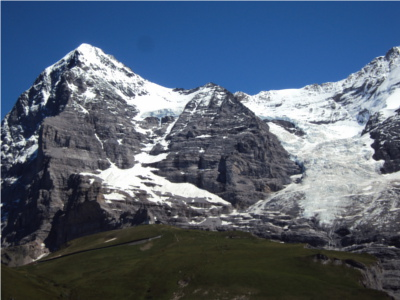
#> input picture data/hill1.JPG, 400 x 300 px, found by its file name
$ python image_stiching.py
#> lines starting #> are read from the running program, lines starting #| are printed output that depends on the picture
### module.py
import numpy as np
import cv2
def showImg(img):
	sigma = 75
	cv2.namedWindow('My Image', cv2.WINDOW_NORMAL)
	#blur = cv2.bilateralFilter(img,9,sigma,sigma)

	cv2.imshow('My Image', img)
	cv2.waitKey(0)
	cv2.destroyAllWindows()

def Find_Matches(des1,des2,ratio = 0.1,k=2):
	res = []
	for v1 in des1:
		list_distance = []
		for v2 in des2:
			dis = np.sqrt((np.square(v1-v2)).sum())
			list_distance.append(dis)
		list_distance = np.array(list_distance)
		Sort_index = np.argsort(list_distance)
		match = []
		for K in range(k):
			Index = Sort_index[K]
			match.append([list_distance[Index],Index])	#distance,index
		res.append(match)
	#Pick good
	good = []
	for (i,(m,n)) in enumerate(res):
		if m[0] < ratio * n[0]:		  #distance
			good.append([i,m[1]])	#queryIdx,trainIdx
	return good

def FeatureMatchingImg(img1,img2,matches,kp1,kp2):
	connect_img = np.hstack((img1,img2))
	for (queryIdx,trainIdx) in matches:
		p1 = np.array(kp1[queryIdx].pt)
		p2 = np.array(kp2[trainIdx].pt)
		p2[0] += img1.shape[1]

		Img1RowIdx = p1[1]
		Img1ColIdx = p1[0]
		Img1Index = np.array([Img1RowIdx,Img1ColIdx])
		Img2RowIdx = p2[1]
		Img2ColIdx = p2[0]
		Img2Index = np.array([Img2RowIdx,Img2ColIdx])
		direction = np.array([Img2RowIdx-Img1RowIdx,Img2ColIdx-Img1ColIdx])
		direction = direction/np.linalg.norm(direction)
		k = 0
		color = np.random.rand(3)*255
		while True:
			curren_piexl = Img1Index + (k*direction).astype(int)
			k+=1
			if curren_piexl[1]> Img2Index[1]:
				break
			connect_img[int(curren_piexl[0]),int(curren_piexl[1]),:] = color
	return connect_img

def getHi(p1,p2):
	A = []
	for i in range(0, len(p1)):
		x, y = p1[i][0], p1[i][1]
		u, v = p2[i][0], p2[i][1]
		A.append([x, y, 1, 0, 0, 0, -u*x, -u*y, -u])
		A.append([0, 0, 0, x, y, 1, -v*x, -v*y, -v])
	A = np.asarray(A)
	U, S, Vh = np.linalg.svd(A)
	L = Vh[-1,:] / Vh[-1,-1]
	Hi = L.reshape(3, 3)
	return Hi

def ComputeInliers(Hi,t,img1_p,img2_p,unchoice_idx):
	res = 0
	for index in unchoice_idx:
		p0 = img1_p[index]
		p1 = img2_p[index]
		p2 = Hi.dot(p0.T)
		Score = np.linalg.norm(p2.T - p1)
		if(Score<=t):
			res+=1
	return res

def GetPointFromImg(kp1,kp2,matches):
	dst__pts = []
	src__pts = []
	for matche in matches:
		p1 = np.float32( kp1[matche[0]].pt + (1,) )
		p2 = np.float32( kp2[matche[1]].pt + (1,) )
		dst__pts.append(p1)
		src__pts.append(p2)
	points_in_img1 = np.array(dst__pts)
	points_in_img2 = np.array(src__pts)
	return points_in_img1,points_in_img2

def homomat(src__pts,dst__pts):
	sigma = 2
	t = np.sqrt(5.99*sigma*sigma)
	s = 8	# Minimum number needed to fit the model
	p = 0.95 #prob=0.95
	e = 0.05 #outlier ratio: e
	N = np.log(1-p)/np.log(1-(1-e)**s)
	k = int(N) # number of iterations
	H = np.eye(3)
	MaxInliers = -1
	Index = np.arange(len(src__pts))	#[0,1,2,...]
	for i in range(k):
		np.random.shuffle(Index)
		choice_idx = Index[0:s]
		unchoice_idx = Index[s:]
		p1 = np.array([ src__pts[index] for index in choice_idx])
		p2 = np.array([ dst__pts[index] for index in choice_idx])
		Hi = getHi(p1,p2)
		nInliers = ComputeInliers(Hi,t,src__pts,dst__pts,unchoice_idx)
		if MaxInliers < nInliers:
			MaxInliers = nInliers
			H = Hi
	#print(MaxInliers)
	return H

def warp(img1_Ori,img2_Ori,H):
	res = np.zeros((img1_Ori.shape[0] , img1_Ori.shape[1] + img2_Ori.shape[1],3))
	res[:] = np.nan
	for row in range(img2_Ori.shape[0]):
		for col in range(img2_Ori.shape[1]):
			#p = np.array([row,col,1])
			p = np.array([col,row,1])
			new_p = (H.dot(p.T)).T
			new_p = new_p/new_p[-1]
			new_p = new_p.astype(int)

			new_p[0] = min(max(0,new_p[0]),res.shape[1]-1)
			new_p[1] = min(max(0,new_p[1]),res.shape[0]-1)
			res[new_p[1],new_p[0],:] = img2_Ori[row,col,:]

	for i in range(img1_Ori.shape[0]):
		for j in range(img1_Ori.shape[1]):
			res[i][j] = img1_Ori[i][j]

	return res

def trim(frame):
	cols = np.isnan(frame).all(axis=0)
	rows = np.isnan(frame).all(axis=1)
	cols = cols[: , 0]
	rows = rows[: , 0]
	x = cols.size - 1
	y = rows.size - 1
	for i in reversed(range(cols.size)):
		if(not cols[i]):
			x = i
			break
	for i in reversed(range(rows.size)):
		if(not rows[i]):
			y = i
			break
	return frame[:y , :x]

def blending(r,c,res):
	x1 = x2 = y1 = y2 = np.nan
	for i in range(c , -1 , -1):
		if( np.isnan(res[r , i , 0])):
			continue
		else:
			x1 = i
			break
	for i in range(c , res.shape[1] , 1):
		if( np.isnan(res[r , i , 0])):
			continue
		else:
			x2 = i
			break

	for i in range(r , -1 , -1):
		if( np.isnan(res[i , c , 0])):
			continue
		else:
			y1 = i
			break
	for i in range(r , res.shape[0] , 1):
		if(np.isnan(res[i , c , 0])):
			continue
		else:
			y2 = i
			break

	if(np.isnan(x1) or np.isnan(x2)):
		if(np.isnan(y1) or np.isnan(y2)):
			return np.nan
		else:
			Ry = ((y2 - r) / (y2-y1)) * res[y1 , c] + ((r - y1) / (y2-y1)) * res[y2 , c]
			return (Ry).astype(int)
	elif(np.isnan(y1) or np.isnan(y2)):
		Rx = ((x2 - c) / (x2-x1)) * res[r , x1] + ((c - x1) / (x2-x1)) * res[r , x2]
		return (Rx).astype(int)
	else:
		Rx = ((x2 - c) / (x2-x1)) * res[r , x1] + ((c - x1) / (x2-x1)) * res[r , x2]
		Ry = ((y2 - r) / (y2-y1)) * res[y1 , c] + ((r - y1) / (y2-y1)) * res[y2 , c]
		return ((Rx + Ry) / 2).astype(int)

def nearest_neighbor_blending(img):
	final_img = np.zeros(img.shape)
	for r in range(img.shape[0]):
		for c in range(img.shape[1]):
			if np.isnan(img[r , c , 0]):
				final_img[r,c,:] = blending(r,c,img)  #just neatest neighbor
				img[r,c,:] = final_img[r,c,:]
			else:
				final_img[r,c,:] = img[r,c,:]
	final_img = final_img.astype(np.uint8)
	return final_img

### image_stiching.py
# -*- coding: utf-8 -*-
import numpy as np
import cv2
from module import showImg,Find_Matches,FeatureMatchingImg,GetPointFromImg,homomat,warp,trim,nearest_neighbor_blending
#讀取圖片
picture_name1 = 'hill1.jpg'
picture_name2 = 'hill2.jpg'

img1_Ori = cv2.imread('./data/'+ picture_name1 , cv2.IMREAD_COLOR)
#> img1_Ori is the input picture: shape (300, 400, 3); mean B, G, R 113.4, 95.7, 82.9
img2_Ori = cv2.imread('./data/'+ picture_name2 , cv2.IMREAD_COLOR)
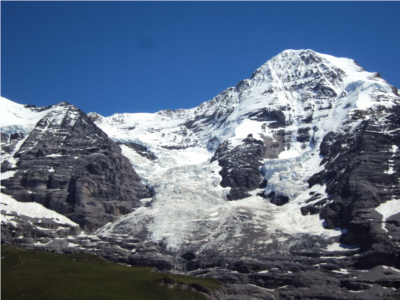
#> input picture data/hill2.JPG, 400 x 300 px, found by its file name
#> img2_Ori is the input picture: shape (300, 400, 3); mean B, G, R 131, 108.6, 93

img1 = cv2.imread('./data/'+ picture_name1 , cv2.IMREAD_GRAYSCALE)
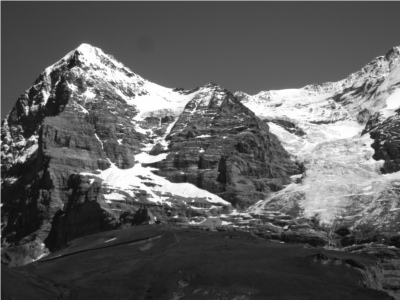
#> img1: shape (300, 400); min 9, max 255, mean 93.9
img2 = cv2.imread('./data/'+ picture_name2 , cv2.IMREAD_GRAYSCALE)
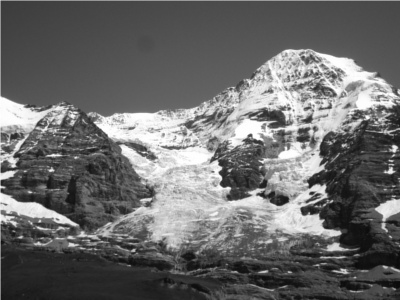
#> img2: shape (300, 400); min 8, max 255, mean 106.5

#使用OpenCV SIFT分別獲得兩張圖片的特徵點和特徵向量
# sift.detectAndCompute() return
# keypoint : class
#	- pt : list [x,y] keypoints coordinates.
#	- size : diameter of the meaningful keypoint neighborhood.
#	- angle : computed orientation of the keypoint (-1 if not applicable).
#	- response : the response by which the most strong keypoints have been selected.
#	- octave : octave (pyramid layer) from which the keypoint has been extracted.
#	- class_id : object class
# descriptor : list
#	- Computed descriptors, eigen vectors
sift = cv2.xfeatures2d.SIFT_create()
kp1, des1 = sift.detectAndCompute(img1,None)
#> kp1 = 1256 keypoints; strongest (x, y, size): (46, 95, 5.4), (34, 138, 4.3), (72, 87, 5.5), (144, 165, 3.5)
kp2, des2 = sift.detectAndCompute(img2,None)
#> kp2 = 1492 keypoints; strongest (x, y, size): (391, 171, 4.1), (394, 148, 4.2), (311, 193, 2.4), (281, 200, 9.1)

#根據兩張圖片的特徵向量，計算L2距離，去獲取兩張圖片最相近的對應特徵點的索引 : [idx1,idx2] -> idx1 : for kp1 , idx2 : for kp2
matches = Find_Matches(des1,des2,ratio = 0.5,k=2)
#> after the loop in Find_Matches, `for v1 in des1:`: res = 1256 items
#> the loop in Find_Matches, `for (i,(m,n)) in enumerate(res):` made 1256 passes
#> (m, n) on passes 1 to 3: ([368.4, 238], [376.7, 654]), ([291.1, 149], [323.8, 160]), ([330.1, 980], [341.5, 1091])
#> after the loop in Find_Matches, `for (i,(m,n)) in enumerate(res):`: good = 494 pairs, first value 495 to 1246, second value 10 to 778
#> matches has the same summary as good in Find_Matches

#左右合併兩張圖片為一張圖片，根據兩張圖片的對應點繪製連線
Feature_img = FeatureMatchingImg(img1_Ori,img2_Ori,matches,kp1,kp2)
#> in FeatureMatchingImg, `connect_img = np.hstack((img1,img2))`:
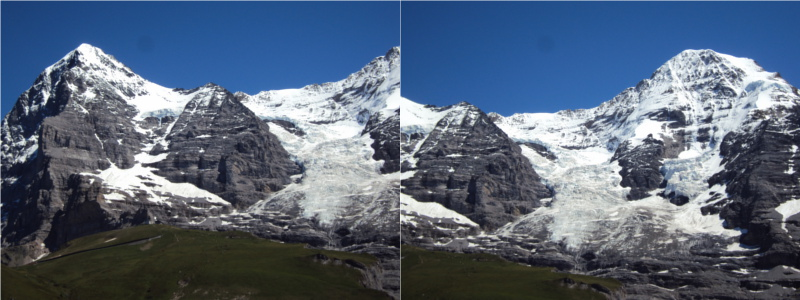
#> connect_img: shape (300, 800, 3); mean B, G, R 122.2, 102.2, 87.9
#> the loop in FeatureMatchingImg, `for (queryIdx,trainIdx) in matches:` made 494 passes
#> (queryIdx, trainIdx, Img1RowIdx, Img1ColIdx, Img2RowIdx, Img2ColIdx, direction) on passes 1 to 3: (495, 10, 112.9, 157, 128.9, 406.5, [0.0639, 0.998]), (504, 13, 175.1, 161.5, 193.5, 407.6, [0.0744, 0.997]), (506, 17, 195.4, 164, 214.7, 408.9, [0.0784, 0.997])
#> after the loop in FeatureMatchingImg, `for (queryIdx,trainIdx) in matches:`:
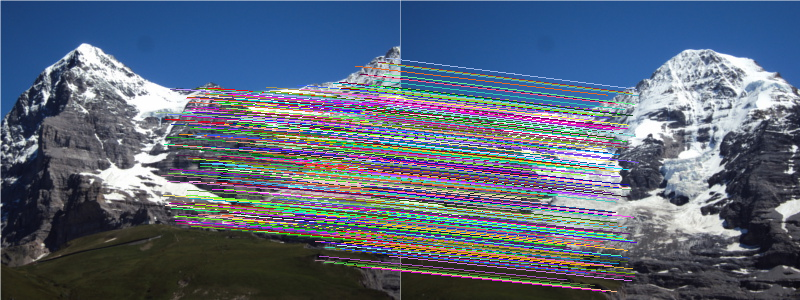
#> connect_img: shape (300, 800, 3); mean B, G, R 120.9, 102.1, 90.1

#取得兩張圖片對應的三維座標點
points_in_img1,points_in_img2 = GetPointFromImg(kp1,kp2,matches)
#> the loop in GetPointFromImg, `for matche in matches:` made 494 passes
#> matche on passes 1 to 3: [495, 10], [504, 13], [506, 17]

#取得Homography矩陣
H = homomat(points_in_img2, points_in_img1)

#根據Homography矩陣將第二張圖片warp到第一張圖片的座標空間，並且合併兩張圖片
res = warp(img1_Ori,img2_Ori,H)
#> after the loop in warp, `for row in range(img2_Ori.shape[0]):`: res: shape (300, 800, 3) float64; 56.63% of the values are NaN or infinite; the others: min 7, max 255, mean 114.1
#> after the loop in warp, `for i in range(img1_Ori.shape[0]):`: res: shape (300, 800, 3) float64; 33.75% of the values are NaN or infinite; the others: min 6, max 255, mean 102.4
res = trim(res)
#> in trim, `return frame[:y , :x]`: returned value: shape (299, 580, 3) float64; 8.55% of the values are NaN or infinite; the others: min 6, max 255, mean 102.6

#在根據Homography矩陣合併圖片後，第二張圖片(右邊)部分會有黑色網狀情形出現，此時使用nearest neighbor做blending去處理此情形
final_img = nearest_neighbor_blending(res)
#> after the loop in nearest_neighbor_blending, `for r in range(img.shape[0]):`: final_img: shape (299, 580, 3) float64; 2.84% of the values are NaN or infinite; the others: min 6, max 255, mean 103.6
#> in nearest_neighbor_blending, `final_img = final_img.astype(np.uint8)`:
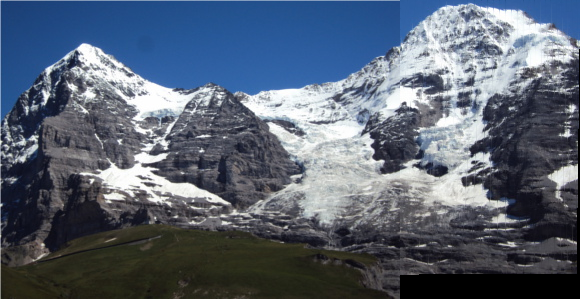
#> final_img: shape (299, 580, 3); mean B, G, R 114.7, 99, 88.4

#秀出結果
cv2.imshow("Feature_img", Feature_img/255)
cv2.imshow("original_image_stitched_crop.jpg", final_img/255)
showImg(final_img)
print("Done")
